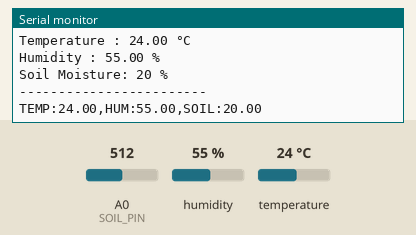
This sketch was run on a simulated Arduino Uno, built with avr-gcc and run on an emulated ATmega328P. Parts: the last lines printed to the serial monitor. Inputs (shaded band) come from the test bench; at power-on: humidity 55 %, A0 (SOIL_PIN) = 512, temperature 24 °C.

Above: at 2.2 s.
2.3 s: humidity set to 22 %
At 3.4 s:
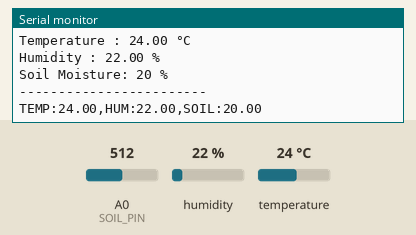
5.0 s: A0 (SOIL_PIN) set to 716
At 5.4 s:
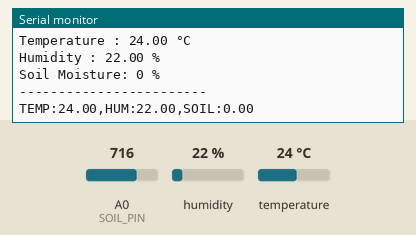
7.7 s: temperature set to 12 °C
At 10.1 s:
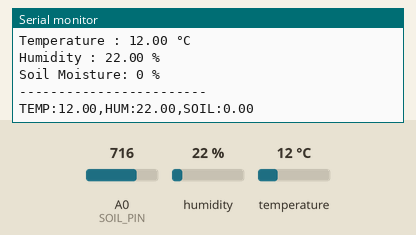
10.4 s: A0 (SOIL_PIN) set to 511
At 12.6 s:
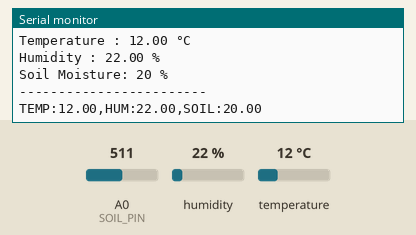
13.1 s: temperature set to 19 °C
At 16.6 s:
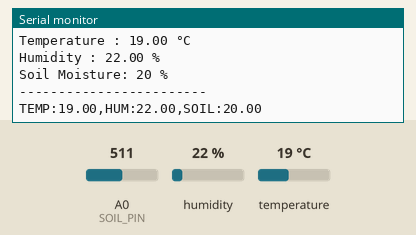
Timing chart, 0 to 18.1 s (numbered marks = the images above; inputs shaded):
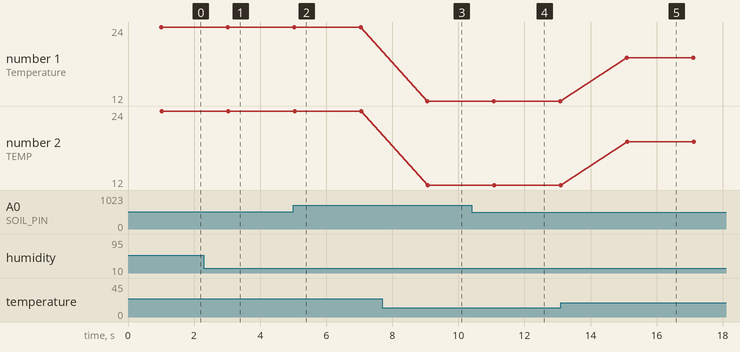

Measured:
- after the input at 2.3 s, the serial monitor: prints a new line after 0.72 s (image 1)
- after the input at 5.0 s, the serial monitor: prints a new line at once (image 2)
- after the input at 7.7 s, the serial monitor: prints a new line after 1.4 s (image 3)
- after the input at 10.4 s, the serial monitor: prints a new line after 0.68 s (image 4)
- after the input at 13.1 s, the serial monitor: prints a new line after 2.0 s (image 5)
- plotted number 1: 24 → 12 after the input at 7.7 s, 12 → 19 after the input at 13.1 s
- plotted number 2: 24 → 12 after the input at 7.7 s, 12 → 19 after the input at 13.1 s

The sketch:

cropxense_node.ino
```cpp
/**
 * CropXense Microclimate Node Reference Firmware
 * Target: Arduino Uno / Nano / ESP32 / ESP8266 / Raspberry Pi Pico
 * Sensors:
 *  - DHT22 / DHT11 Digital Temperature & Humidity Sensor (Pin D4)
 *  - Analog Capacitive / Resistive Soil Moisture Sensor (Pin A0)
 * Baud Rate: 115200
 */

#include <DHT.h>

#define DHTPIN 4
#define DHTTYPE DHT22
#define SOIL_PIN A0

// Soil Moisture Calibration Constants (Analog ADC range)
// Dry air value ~580 (0% moisture), Submerged in water ~240 (100% moisture)
#define DRY_VALUE 580
#define WET_VALUE 240

DHT dht(DHTPIN, DHTTYPE);

void setup() {
  Serial.begin(115200);
  pinMode(SOIL_PIN, INPUT);
  dht.begin();

  // Warm-up delay for DHT sensor stabilization
  delay(1000);
  Serial.println("[CROPXENSE_NODE_READY] Baud: 115200, DHT22 Pin 4, Soil Pin A0");
}

void loop() {
  float humidity = dht.readHumidity();
  float temperature = dht.readTemperature();
  int rawSoil = analogRead(SOIL_PIN);

  // Constrain and map soil analog reading to Volumetric Water Content % (0-100%)
  int constrainedSoil = constrain(rawSoil, min(DRY_VALUE, WET_VALUE), max(DRY_VALUE, WET_VALUE));
  float soilMoisturePct = constrain(map(constrainedSoil, DRY_VALUE, WET_VALUE, 0, 100), 0.0, 100.0);

  // Check for sensor read failure
  if (isnan(humidity) || isnan(temperature)) {
    Serial.println("ERR,ERR,ERR");
    delay(2000);
    return;
  }

  // Format A: Human-Readable Telemetry Block
  Serial.println("------------------------");
  Serial.print("Temperature : "); Serial.print(temperature, 2); Serial.println(" °C");
  Serial.print("Humidity : "); Serial.print(humidity, 2); Serial.println(" %");
  Serial.print("Soil Moisture: "); Serial.print((int)round(soilMoisturePct)); Serial.println(" %");
  Serial.println("------------------------");

  // Format B: Compact High-Throughput CSV
  Serial.print("TEMP:"); Serial.print(temperature, 2);
  Serial.print(",HUM:"); Serial.print(humidity, 2);
  Serial.print(",SOIL:"); Serial.println(soilMoisturePct, 2);

  delay(2000);
}
```
